Frame 1 (no input): blank canvas, image omitted
Frame 60 (no input): blank canvas, image omitted
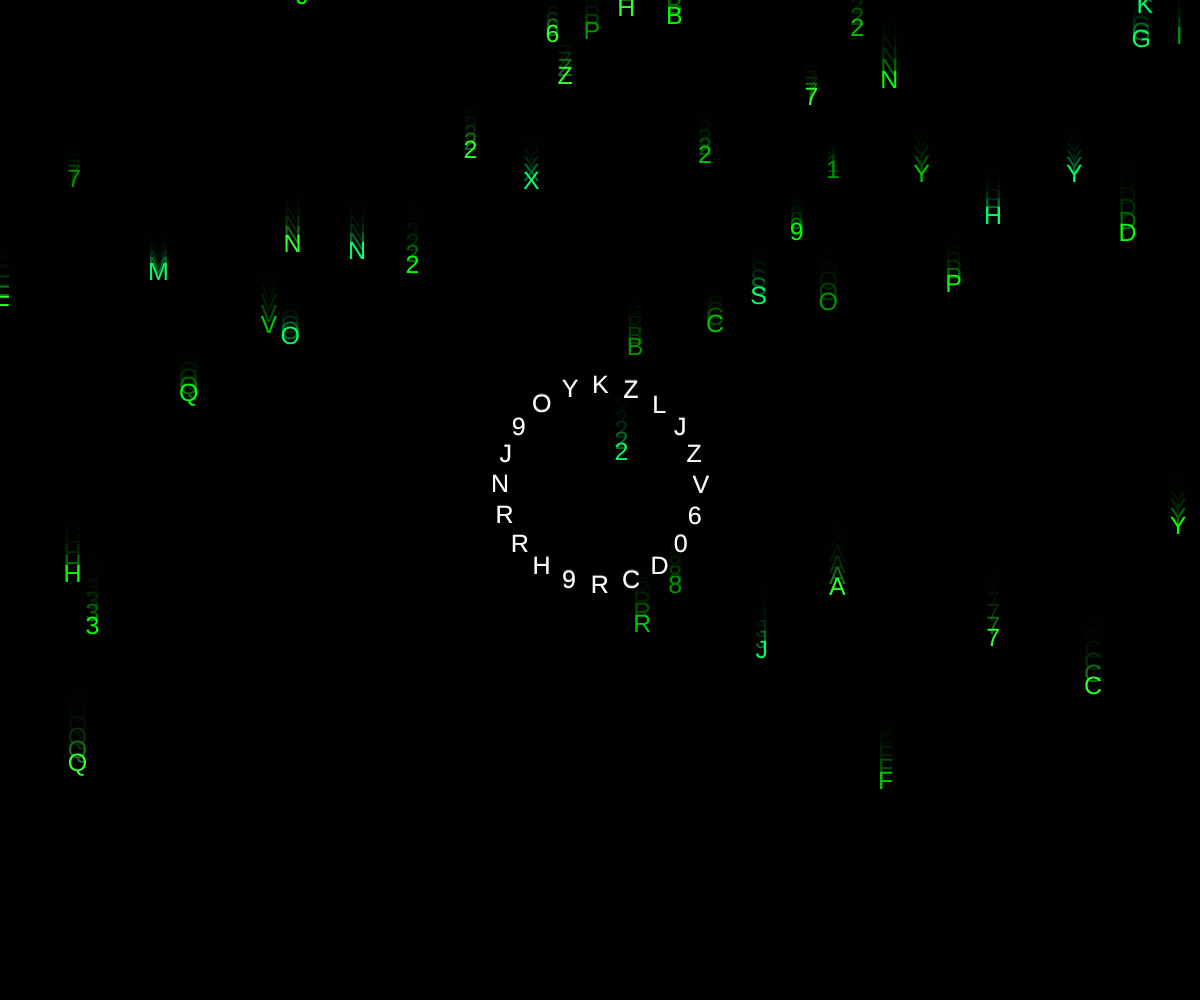
Frame 120 (the mouse pressed at the canvas centre since frame 60)

The p5.js sketch whose frames 1 and 60 were blank and that drew this single picture after the mouse press (run headless with seeded random() and noise() and a simulated clock; from frame 60 on, the mouse is pressed at the canvas centre):

// p5.js sketch
// ── sketch.js
let fallingChars = [];
let gravity = 0.1;
let colorPalette = []; // Array to store green colors
let radius = 100; // Radius for the circle
let currentPatternChars = []; // Array to store the current pattern characters

function setup() {
  createCanvas(windowWidth, windowHeight);
  textSize(25);
  textAlign(CENTER, BOTTOM);

  // Initialize the color palette with shades of green
  colorPalette = [
    color(0, 255, 0),   // Bright green
    color(0, 200, 0),   // Medium green
    color(0, 150, 0),   // Dark green
    color(0, 255, 100),  // Light green
    color(50, 255, 50)   // Lighter green
  ];

  // Generate falling characters with colors from the palette
  for (let i = 0; i < 100; i++) {
    fallingChars.push({
      x: random(width),
      y: random(-800, 0),
      speed: random(2, 5),
      color: random(colorPalette), // Choose color from the green palette
      char: getRandomChar(),
      inPattern: false, // Whether the character is in a pattern
      targetX: null, // Target position for forming patterns
      targetY: null // Target position for forming patterns
    });
  }
}

function draw() {
  background(0, 150); // Black background with transparency

  // Update and display falling characters
  for (let char of fallingChars) {
    updateFallingChar(char);
    displayChar(char);
  }
}

// Control the gravity acceleration with mouse movement
function mouseMoved() {
  gravity = map(mouseX, 0, width, 0.1, 5);
}

// Change the color of falling characters when the mouse is clicked
function mousePressed() {
  // If there are currently characters in a pattern, reset them to falling state
  if (currentPatternChars.length > 0) {
    for (let char of currentPatternChars) {
      char.inPattern = false; // Reset character to fall normally
      char.color = random(colorPalette); // Reset to a color from the green palette
    }
    currentPatternChars = []; // Clear the current pattern characters
  } else {
    formCirclePattern(); // Form a new pattern if none exists
  }
}

// Function to form a circular pattern
function formCirclePattern() {
  let centerX = width / 2;
  let centerY = height / 2; // Center of the canvas

  
  currentPatternChars = randomSubset(fallingChars, 20); // Choose 20 random characters for the pattern

  for (let i = 0; i < currentPatternChars.length; i++) {
    let char = currentPatternChars[i];
    let angle = map(i, 0, currentPatternChars.length, 0, TWO_PI); // Calculate angle for each character
    char.targetX = centerX + cos(angle) * radius; // Calculate X position
    char.targetY = centerY + sin(angle) * radius; // Calculate Y position
    char.inPattern = true; // Mark as being in pattern
    char.color = color(255); // Set color to white for the circular pattern
  }
}

// Function to update the position of a falling character
function updateFallingChar(char) {
  // Update position based on whether in a pattern or falling normally
  if (char.inPattern) {
    // Move towards the target position for the pattern
    char.x = lerp(char.x, char.targetX, 0.1);
    char.y = lerp(char.y, char.targetY, 0.1);
  } else {
    // Regular falling behavior
    char.y += char.speed * gravity;

    // Reset position if it goes off the bottom of the screen
    if (char.y > height) {
      char.y = random(-100, -50);
      char.x = random(width);
      char.char = getRandomChar(); // Reset character on position reset
      char.color = random(colorPalette); // Reset color for the new character from the palette
    }
  }
}

// Function to display a falling character
function displayChar(char) {
  fill(char.color);
  text(char.char, char.x, char.y);
}

// Function to get a random character
function getRandomChar() {
  let chars = "ABCDEFGHIJKLMNOPQRSTUVWXYZ0123456789";
  return chars.charAt(floor(random(chars.length)));
}

// Function to get a random subset of an array this is used to reduce computational power instead using all the characters
function randomSubset(array, count) {
  let subset = [];
  while (subset.length < count && array.length > subset.length) {
    let randomIndex = floor(random(array.length));
    let item = array[randomIndex];
    if (!subset.includes(item)) subset.push(item);
  }
  return subset;
}
